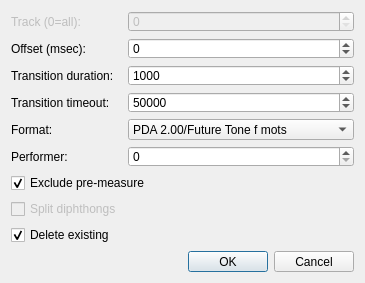
<?xml version="1.0" encoding="UTF-8"?>
<ui version="4.0">
 <class>diag_lipsync_vsqx</class>
 <widget class="QDialog" name="diag_lipsync_vsqx">
  <property name="geometry">
   <rect>
    <x>0</x>
    <y>0</y>
    <width>365</width>
    <height>283</height>
   </rect>
  </property>
  <property name="minimumSize">
   <size>
    <width>365</width>
    <height>283</height>
   </size>
  </property>
  <property name="maximumSize">
   <size>
    <width>365</width>
    <height>283</height>
   </size>
  </property>
  <property name="windowTitle">
   <string>Import VSQX</string>
  </property>
  <layout class="QGridLayout" name="gridLayout">
   <item row="2" column="1" colspan="2">
    <widget class="QSpinBox" name="spinBox_transition_duration">
     <property name="minimum">
      <number>0</number>
     </property>
     <property name="maximum">
      <number>100000</number>
     </property>
     <property name="value">
      <number>1000</number>
     </property>
    </widget>
   </item>
   <item row="9" column="2">
    <widget class="QDialogButtonBox" name="buttonBox">
     <property name="standardButtons">
      <set>QDialogButtonBox::Cancel|QDialogButtonBox::Ok</set>
     </property>
    </widget>
   </item>
   <item row="5" column="0">
    <widget class="QLabel" name="label_performer">
     <property name="text">
      <string>Performer:</string>
     </property>
    </widget>
   </item>
   <item row="8" column="0">
    <widget class="QCheckBox" name="checkBox_delete_existing">
     <property name="text">
      <string>Delete existing</string>
     </property>
     <property name="checked">
      <bool>true</bool>
     </property>
    </widget>
   </item>
   <item row="6" column="0" colspan="2">
    <widget class="QCheckBox" name="checkBox_exclude_premeasure">
     <property name="text">
      <string>Exclude pre-measure</string>
     </property>
     <property name="checked">
      <bool>true</bool>
     </property>
    </widget>
   </item>
   <item row="3" column="0">
    <widget class="QLabel" name="label_transition_timeout">
     <property name="text">
      <string>Transition timeout:</string>
     </property>
    </widget>
   </item>
   <item row="1" column="0">
    <widget class="QLabel" name="label_offset">
     <property name="text">
      <string>Offset (msec):</string>
     </property>
    </widget>
   </item>
   <item row="2" column="0">
    <widget class="QLabel" name="label_transition_duration">
     <property name="text">
      <string>Transition duration:</string>
     </property>
    </widget>
   </item>
   <item row="4" column="0">
    <widget class="QLabel" name="label_format">
     <property name="text">
      <string>Format:</string>
     </property>
    </widget>
   </item>
   <item row="0" column="1" colspan="2">
    <widget class="QSpinBox" name="spinBox_track">
     <property name="enabled">
      <bool>false</bool>
     </property>
     <property name="maximum">
      <number>255</number>
     </property>
    </widget>
   </item>
   <item row="5" column="1" colspan="2">
    <widget class="QSpinBox" name="spinBox_performer">
     <property name="maximum">
      <number>5</number>
     </property>
    </widget>
   </item>
   <item row="3" column="1" colspan="2">
    <widget class="QSpinBox" name="spinBox_transition_timeout">
     <property name="minimum">
      <number>0</number>
     </property>
     <property name="maximum">
      <number>100000</number>
     </property>
     <property name="value">
      <number>50000</number>
     </property>
    </widget>
   </item>
   <item row="0" column="0">
    <widget class="QLabel" name="label_track">
     <property name="enabled">
      <bool>false</bool>
     </property>
     <property name="text">
      <string>Track (0=all):</string>
     </property>
    </widget>
   </item>
   <item row="1" column="1" colspan="2">
    <widget class="QSpinBox" name="spinBox_offset">
     <property name="minimum">
      <number>-100000</number>
     </property>
     <property name="maximum">
      <number>100000</number>
     </property>
    </widget>
   </item>
   <item row="4" column="1" colspan="2">
    <widget class="QComboBox" name="comboBox_format">
     <item>
      <property name="text">
       <string>PDA 2.00/Future Tone f mots</string>
      </property>
     </item>
    </widget>
   </item>
   <item row="7" column="0">
    <widget class="QCheckBox" name="checkBox_splitDiphthongs">
     <property name="enabled">
      <bool>false</bool>
     </property>
     <property name="text">
      <string>Split diphthongs</string>
     </property>
    </widget>
   </item>
  </layout>
 </widget>
 <resources/>
 <connections>
  <connection>
   <sender>buttonBox</sender>
   <signal>accepted()</signal>
   <receiver>diag_lipsync_vsqx</receiver>
   <slot>accept()</slot>
   <hints>
    <hint type="sourcelabel">
     <x>259</x>
     <y>292</y>
    </hint>
    <hint type="destinationlabel">
     <x>182</x>
     <y>156</y>
    </hint>
   </hints>
  </connection>
  <connection>
   <sender>buttonBox</sender>
   <signal>rejected()</signal>
   <receiver>diag_lipsync_vsqx</receiver>
   <slot>reject()</slot>
   <hints>
    <hint type="sourcelabel">
     <x>259</x>
     <y>292</y>
    </hint>
    <hint type="destinationlabel">
     <x>182</x>
     <y>156</y>
    </hint>
   </hints>
  </connection>
 </connections>
</ui>
